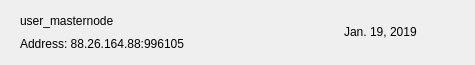
<?xml version="1.0" encoding="UTF-8"?>
<ui version="4.0">
 <class>MNRow</class>
 <widget class="QWidget" name="MNRow">
  <property name="geometry">
   <rect>
    <x>0</x>
    <y>0</y>
    <width>475</width>
    <height>65</height>
   </rect>
  </property>
  <property name="windowTitle">
   <string>Form</string>
  </property>
  <property name="styleSheet">
   <string notr="true"/>
  </property>
  <layout class="QVBoxLayout" name="verticalLayout_2">
   <property name="spacing">
    <number>0</number>
   </property>
   <property name="leftMargin">
    <number>20</number>
   </property>
   <property name="topMargin">
    <number>0</number>
   </property>
   <property name="rightMargin">
    <number>20</number>
   </property>
   <property name="bottomMargin">
    <number>0</number>
   </property>
   <item>
    <widget class="QFrame" name="frame_2">
     <property name="styleSheet">
      <string notr="true">border:none;</string>
     </property>
     <property name="frameShape">
      <enum>QFrame::StyledPanel</enum>
     </property>
     <property name="frameShadow">
      <enum>QFrame::Raised</enum>
     </property>
     <layout class="QHBoxLayout" name="horizontalLayout">
      <property name="leftMargin">
       <number>0</number>
      </property>
      <property name="rightMargin">
       <number>0</number>
      </property>
      <item>
       <widget class="QFrame" name="frame">
        <property name="styleSheet">
         <string notr="true">border:none;padding:0px;</string>
        </property>
        <property name="frameShape">
         <enum>QFrame::StyledPanel</enum>
        </property>
        <property name="frameShadow">
         <enum>QFrame::Raised</enum>
        </property>
        <layout class="QVBoxLayout" name="verticalLayout">
         <property name="spacing">
          <number>0</number>
         </property>
         <property name="leftMargin">
          <number>0</number>
         </property>
         <property name="topMargin">
          <number>0</number>
         </property>
         <property name="rightMargin">
          <number>0</number>
         </property>
         <property name="bottomMargin">
          <number>0</number>
         </property>
         <item>
          <widget class="QLabel" name="labelName">
           <property name="text">
            <string>user_masternode</string>
           </property>
          </widget>
         </item>
         <item>
          <widget class="QLabel" name="labelAddress">
           <property name="text">
            <string>Address: 88.26.164.88:996105</string>
           </property>
          </widget>
         </item>
        </layout>
       </widget>
      </item>
      <item>
       <spacer name="horizontalSpacer">
        <property name="orientation">
         <enum>Qt::Horizontal</enum>
        </property>
        <property name="sizeHint" stdset="0">
         <size>
          <width>40</width>
          <height>20</height>
         </size>
        </property>
       </spacer>
      </item>
      <item>
       <widget class="QLabel" name="labelDate">
        <property name="text">
         <string>Jan. 19, 2019</string>
        </property>
       </widget>
      </item>
      <item>
       <widget class="QPushButton" name="pushButtonMenu">
        <property name="focusPolicy">
         <enum>Qt::NoFocus</enum>
        </property>
        <property name="styleSheet">
         <string notr="true">border:none; background-color:transparent; padding:0px;</string>
        </property>
        <property name="text">
         <string/>
        </property>
        <property name="icon">
         <iconset>
          <normaloff>:/ic-menu-hover</normaloff>:/ic-menu-hover</iconset>
        </property>
        <property name="iconSize">
         <size>
          <width>24</width>
          <height>24</height>
         </size>
        </property>
       </widget>
      </item>
     </layout>
    </widget>
   </item>
   <item>
    <widget class="QLabel" name="lblDivisory">
     <property name="minimumSize">
      <size>
       <width>0</width>
       <height>1</height>
      </size>
     </property>
     <property name="maximumSize">
      <size>
       <width>16777215</width>
       <height>1</height>
      </size>
     </property>
     <property name="text">
      <string/>
     </property>
     <property name="alignment">
      <set>Qt::AlignBottom|Qt::AlignLeading|Qt::AlignLeft</set>
     </property>
    </widget>
   </item>
  </layout>
 </widget>
 <resources/>
 <connections/>
</ui>
